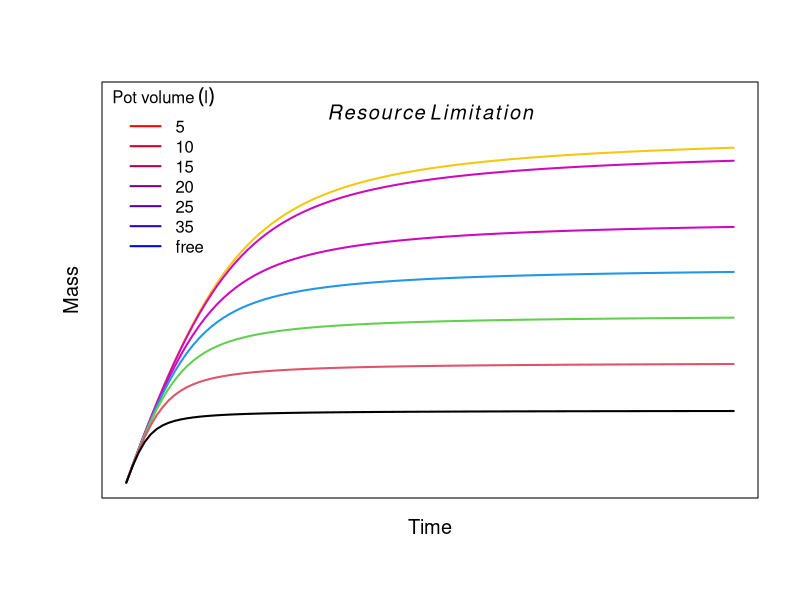
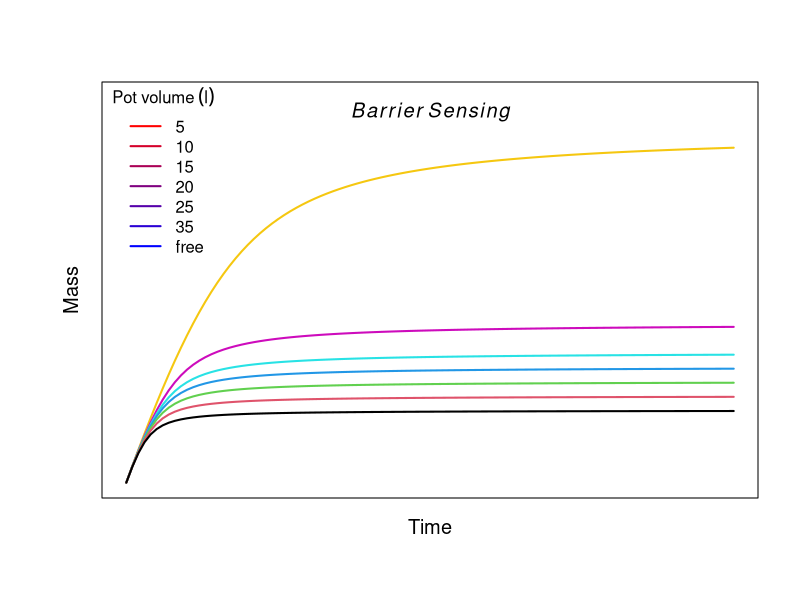
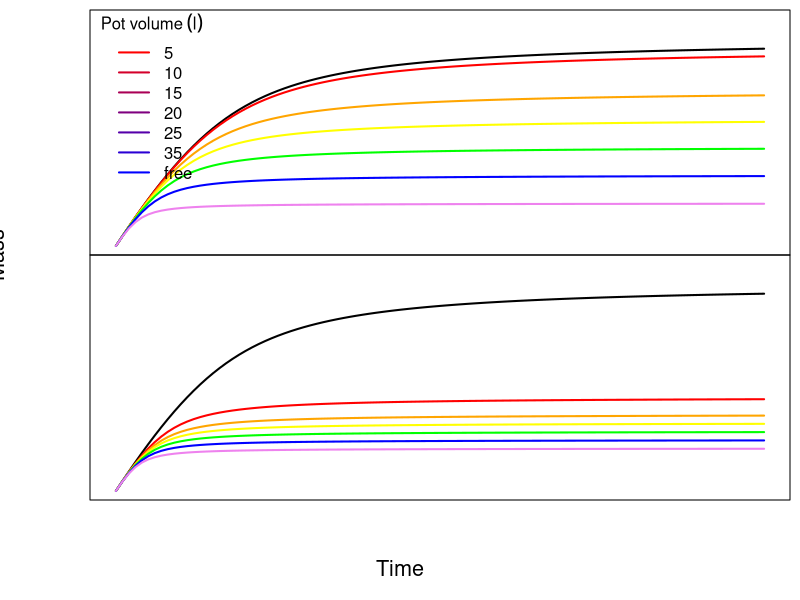

Source code (R) for these figures, in order:

# The non-rectangular hyperbola (for all volumes)

aqfun <- function(x, Amax, phi, theta) {
  (phi * x + Amax - ((phi * x+ Amax)^2 - 4 * theta * phi * x * Amax)^0.5)/(2 *theta)
}

#PLOT colors
leglab <- c(5, 10, 15, 20, 25, 35, "free")

gradient <- colorRampPalette(c("red", "blue"))
color <- palette(gradient(7))


###N limitation
windows(8,6)
par(oma = c(0, 1, 0, 0),
    mgp = c(1, 1, 0), 
    cex.lab=1.2)

curve(aqfun(x, Amax= 3500, phi = 0.5, theta = 0.8), from = 0, to = 35000,
     type='n',
     ylab=expression(Mass),  
     xlab=expression(Time),
     ylim=c(0,4000),
     axes=FALSE)

  curve(aqfun(x, Amax= 3650, phi = 0.5, theta = 0.8), from = 0, to = 35000, col = color[7], lwd=2,add=TRUE)
  curve(aqfun(x, Amax= 3500, phi = 0.5, theta = 0.8), from = 0, to = 35000, col = color[6], lwd=2,add=TRUE)
  curve(aqfun(x, Amax= 2750, phi = 0.5, theta = 0.8), from = 0, to = 35000, col = color[6],lwd=2, add=TRUE)
  curve(aqfun(x, Amax= 2250, phi = 0.5, theta = 0.8), from = 0, to = 35000, col = color[4], lwd=2,add=TRUE)
  curve(aqfun(x, Amax= 1750, phi = 0.5, theta = 0.8), from = 0, to = 35000, col = color[3], lwd=2,add=TRUE)
  curve(aqfun(x, Amax= 1250, phi = 0.5, theta = 0.8), from = 0, to = 35000, col = color[2], lwd=2,add=TRUE)
  curve(aqfun(x, Amax= 750, phi = 0.5, theta = 0.8), from = 0, to = 35000, col = color[1], lwd=2,add=TRUE)

legend("topleft", legend,leglab, lty = 1, lwd = 2, col = palette(), 
       title = expression(Pot ~ volume ~ (l)), inset = 0.01, bty = "n")

title(main = expression(italic(Resource~Limitation)), cex.main = 1.2, line=-1.5)

box()

dev.copy2pdf(file= "resourcelimit.pdf")
dev.off()


### barrier sensing

windows(8,6)
par(oma = c(0, 1, 0, 0),
    mgp = c(1, 1, 0), 
    cex.lab=1.2)

curve(aqfun(x, Amax= 3500, phi = 0.5, theta = 0.8), from = 0, to = 35000,
      type='n',
      ylab=expression(Mass),  
      xlab=expression(Time),
      ylim=c(0,4000),
      axes=FALSE)

curve(aqfun(x, Amax= 3650, phi = 0.5, theta = 0.8), from = 0, to = 35000, col = color[7], lwd=2,add=TRUE)
curve(aqfun(x, Amax= 1650, phi = 0.5, theta = 0.8), from = 0, to = 35000, col = color[6], lwd=2,add=TRUE)
curve(aqfun(x, Amax= 1350, phi = 0.5, theta = 0.8), from = 0, to = 35000, col = color[5],lwd=2, add=TRUE)
curve(aqfun(x, Amax= 1200, phi = 0.5, theta = 0.8), from = 0, to = 35000, col = color[4], lwd=2,add=TRUE)
curve(aqfun(x, Amax= 1050, phi = 0.5, theta = 0.8), from = 0, to = 35000, col = color[3], lwd=2,add=TRUE)
curve(aqfun(x, Amax= 900, phi = 0.5, theta = 0.8), from = 0, to = 35000, col = color[2], lwd=2,add=TRUE)
curve(aqfun(x, Amax= 750, phi = 0.5, theta = 0.8), from = 0, to = 35000, col = color[1], lwd=2,add=TRUE)

legend("topleft", legend,leglab, lty = 1, lwd = 2, col = palette(), 
       title = expression(Pot ~ volume ~ (l)), inset = 0.01, bty = "n")

title(main = expression(italic(Barrier~Sensing)), cex.main = 1.2, line=-1.5)
box()


dev.copy2pdf(file= "barriersensing.pdf")
dev.off()
#--------------------------------

#two panel hypothesis plot
#PLOT
windows(8,12)
par(
  #cex.axis=0.9,  # axis label size
    #cex.lab=1.3,
    mfrow=c(2,1),  # rows and columns of plots
    omi=c(1,0.1,0.1,0.1),  # outer margin (inches)
    mar=c(0,4,0,0),
    mgp = c(2, 1, 0))  # margin around plots (they are tight together)   


#Nitrogen Limitation
curve(aqfun(x, Amax= 3500, phi = 0.5, theta = 0.8), from = 0, to = 35000,
      type='n', 
      ylim=c(0,4000),
      ann=FALSE,
      axes=FALSE) 

curve(aqfun(x, Amax= 3650, phi = 0.5, theta = 0.8), from = 0, to = 35000, col = "black", lwd=2,add=TRUE)
curve(aqfun(x, Amax= 3500, phi = 0.5, theta = 0.8), from = 0, to = 35000, col = "red", lwd=2,add=TRUE)
curve(aqfun(x, Amax= 2750, phi = 0.5, theta = 0.8), from = 0, to = 35000, col = "orange",lwd=2, add=TRUE)
curve(aqfun(x, Amax= 2250, phi = 0.5, theta = 0.8), from = 0, to = 35000, col = "yellow", lwd=2,add=TRUE)
curve(aqfun(x, Amax= 1750, phi = 0.5, theta = 0.8), from = 0, to = 35000, col = "green", lwd=2,add=TRUE)
curve(aqfun(x, Amax= 1250, phi = 0.5, theta = 0.8), from = 0, to = 35000, col = "blue", lwd=2,add=TRUE)
curve(aqfun(x, Amax= 750, phi = 0.5, theta = 0.8), from = 0, to = 35000, col = "violet", lwd=2,add=TRUE)

legend("topleft", legend,leglab, lty = 1, lwd = 2, col = palette(), 
       title = expression(Pot ~ volume ~ (l)), inset = 0.01, bty = "n")
#text(4.5,5.5,"Nitrogen Limitation")
box()


### barrier sensing
curve(aqfun(x, Amax= 3500, phi = 0.5, theta = 0.8), from = 0, to = 35000,
      type='n',
      ylim=c(0,4000),
      ann=FALSE,
      axes=FALSE)

curve(aqfun(x, Amax= 3650, phi = 0.5, theta = 0.8), from = 0, to = 35000, col = "black", lwd=2,add=TRUE)
curve(aqfun(x, Amax= 1650, phi = 0.5, theta = 0.8), from = 0, to = 35000, col = "red", lwd=2,add=TRUE)
curve(aqfun(x, Amax= 1350, phi = 0.5, theta = 0.8), from = 0, to = 35000, col = "orange",lwd=2, add=TRUE)
curve(aqfun(x, Amax= 1200, phi = 0.5, theta = 0.8), from = 0, to = 35000, col = "yellow", lwd=2,add=TRUE)
curve(aqfun(x, Amax= 1050, phi = 0.5, theta = 0.8), from = 0, to = 35000, col = "green", lwd=2,add=TRUE)
curve(aqfun(x, Amax= 900, phi = 0.5, theta = 0.8), from = 0, to = 35000, col = "blue", lwd=2,add=TRUE)
curve(aqfun(x, Amax= 750, phi = 0.5, theta = 0.8), from = 0, to = 35000, col = "violet", lwd=2,add=TRUE)

#text(4.5,5.5,"Nitrogen Limitation")
box()

mtext("Time", side=1, outer=TRUE, line=3, cex=1.3)
mtext("Mass", side=2, outer=TRUE, line=0.1, cex=1.3)
